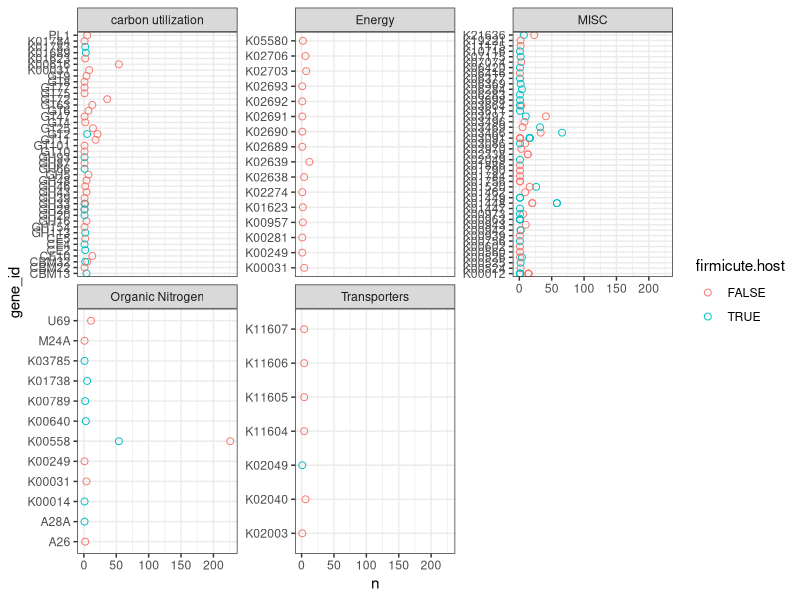

The R source for this figure: (Note: this script raises an error after producing the figure.)
# setwd("~/GitHub/spore_amg")
library(here)
library(tidyverse)
library(ggrepel)

# import data from DRAM-v, w. host taxonomy

d.vir <- read_csv( here("data/Viruses/amg_summary_wHost.tsv")) %>% 
  # remove viruses of unknown hosts
  filter(!is.na(order))

# Firmicute or not
# d.vir %>% 
#   group_by(phylum, class) %>% 
#   summarise()
d.vir <- d.vir %>% 
  mutate(firmicute.host = str_detect(phylum, "Firmicutes"))

d.vir.sum <- d.vir %>%
  # filter(str_detect(header, regex("sporulation", ignore_case = T))) %>%
  filter(!is.na(gene_id)) %>% 
  group_by(gene_id, gene_description, category,firmicute.host) %>%
  summarise(n = n()) %>%
  arrange(desc(n))

d.vir.sum %>% 
  ggplot(aes(gene_id, n, color = firmicute.host))+
  geom_point(shape=21, size=2)+
  facet_wrap(~category, scales = "free_y")+
  coord_flip()+
  theme_bw()+
  ggsave(here("plots", "AMG_x_hostTax.png"), width = 14, height = 7)


#### Enrichment test ####

n.phages <- d.vir %>% 
  # keep one record of each phage
  filter(!duplicated(virus.tax.id)) %>% 
  group_by(firmicute.host) %>% 
  summarise(n=n())

d.stat <- d.vir.sum %>% 
  mutate(firmicute.host = if_else(firmicute.host, "firmicute", "non_firmicute")) %>% 
  pivot_wider(names_from = "firmicute.host", values_from = "n", values_fill = 0)



# q	: the number of white balls drawn without replacement from an urn which contains both black and white balls.
  # AMG in viruses infecting firmicutes
# m	:the number of white balls in the urn.
  # number of viruses infecting firmicutes in the pool
# n	:the number of black balls in the urn.
  # number of viruses infecting non-firmicutes in the pool
# k: the number of balls drawn from the urn, hence must be in 0,1,., m+n.
  # Total AMG detected in viruses

d.stat <- d.stat %>% 
  mutate(M = n.phages$n[n.phages$firmicute.host],
         N = n.phages$n[!n.phages$firmicute.host],
         K = non_firmicute + firmicute) %>% 
  mutate(p.val = phyper(q = firmicute,
                        m = M, n = N, k = K, lower.tail = F, log.p = F))

d.stat$adj.p <- p.adjust(d.stat$p.val, method = "BH")
d.stat$sig <- d.stat$adj.p < 0.05         

# d.stat %>% 
#   filter(adj.p > 0) %>% 
#   pull(adj.p) %>% 
#   min()

# add labels to genes significantly enriched with K>10
d.stat <- d.stat%>% 
  mutate(print.lab = adj.p<0.05 & K > 10) %>% 
  mutate(lab = if_else(print.lab, gene_description,"")) %>% 
  mutate(lab = str_replace(lab, "dUTP pyrophosphatase", "dUTP pyrophosphatase;")) %>% 
  mutate(lab = str_extract(lab, pattern = ".*;")) %>% 
  mutate(lab = str_remove(lab, ";"))

str_extract(d.stat$lab, pattern = regex(".*;|.*["))
d.stat %>% 
  ggplot(aes(K,adj.p+1e-24))+
  geom_hline(yintercept = 0.05, linetype=3, color="grey")+
  geom_vline(xintercept = 10, linetype=3, color="grey")+
  geom_jitter(width = 0.05, height = 0.05,
              shape=21,fill="grey", size=3, stroke = 2, alpha = 0.5)+
  geom_text_repel(aes(label = lab), na.rm = T )+
  scale_y_log10()+
  scale_x_log10()+
  theme_classic()+
  xlab("No. homologs detected")+
  ylab("log P-value (adj. BH)")+
  labs(title = "Enrichment of phages with Firmicute hosts",
       subtitle = "calculated by hypergeometric distribution",
       caption = paste(d.stat$M[1],"phages infecting Firmicutes\n",
                       d.stat$N[1],"phages infecting non-Firmicutes,"))+
  ggsave(here("plots/enrichmnent.png"), width = 6, height = 6)
  
  

x <- 0:100
y <- dhyper(x,303,1044,280)
qplot(x,y)+geom_line()+geom_vline(xintercept = 54)
phyper(q = 9,m = 303,n = 1044,k = 10, lower.tail = F, log.p = T)
